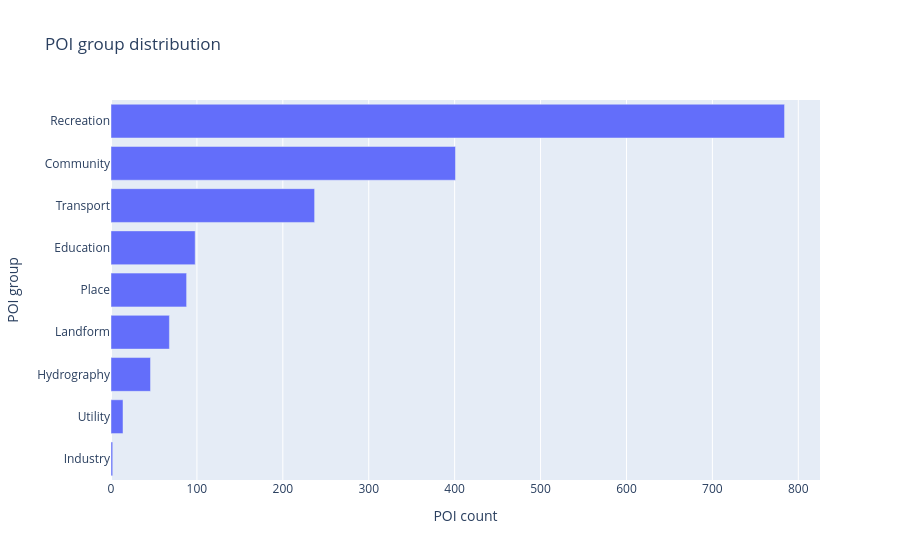

This figure's notebook cell:
### Markdown cell above
### POI Group Distribution

This chart shows the number of POIs in each POI group for the selected SA4 region.

The chart helps identify which types of POIs dominate the dataset. For example, if Recreation, Community, or Transport POIs are much more common than other categories, they may have a strong influence on the final score.

This is important because the baseline scoring method treats all POIs equally. If some POI groups are over-represented, the score may reflect the density of those categories more than overall resource quality. This supports the limitation that future scoring methods could apply category weights.

### Code cell
build_poi_group_distribution(poi_groups).show()

### Figure 1 — Plotly figure (JSON) as saved in the notebook; plotly's stock layout.template omitted (floating-point values rounded to 4 significant figures)
{"data": [{"hovertemplate": "POI count=%{x}<br>POI group=%{y}<extra></extra>", "legendgroup": "", "marker": {"color": "#636efa", "pattern": {"shape": ""}}, "name": "", "orientation": "h", "showlegend": false, "textposition": "auto", "type": "bar", "x": [2, 14, 46, 68, 88, 98, 237, 401, 784], "xaxis": "x", "y": ["Industry", "Utility", "Hydrography", "Landform", "Place", "Education", "Transport", "Community", "Recreation"], "yaxis": "y"}], "layout": {"barmode": "relative", "legend": {"tracegroupgap": 0}, "title": {"text": "POI group distribution"}, "xaxis": {"anchor": "y", "domain": [0, 1], "title": {"text": "POI count"}}, "yaxis": {"anchor": "x", "domain": [0, 1], "title": {"text": "POI group"}}}}
